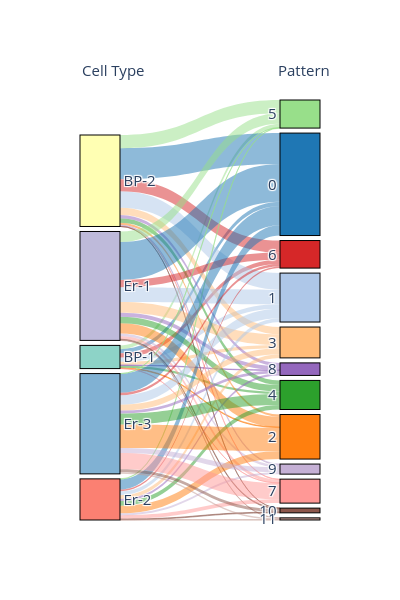

Notebook cell for this chart:
### Markdown cell above
The correspondence between cell types and these CCC patterns can be inspected via alluvial plot"

### Code cell
ri.pl.alluvial_pattern(adata, 'celltype')
